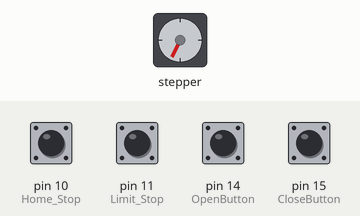
This sketch was run on a simulated Arduino Uno, built with avr-gcc and run on an emulated ATmega328P. Parts: stepper motor. Wiring (inferred from the names in the program): stepper motor driver (200 steps per turn assumed): step pin 9; direction pin 8. Inputs (shaded band) come from the test bench; at power-on: pin 10 (Home_Stop), pin 11 (Limit_Stop), pin 14 (OpenButton), pin 15 (CloseButton) HIGH.

Above: at 0.8 s.
0.9 s: pin 10 (Home_Stop) pulled LOW for 0.15 s
At 1.2 s:
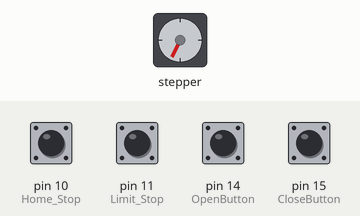
2.5 s: pin 14 (OpenButton) pulled LOW for 0.15 s
At 3.1 s:
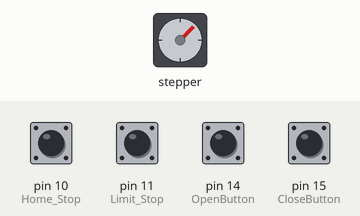
4.1 s: pin 15 (CloseButton) pulled LOW for 1 s
At 5.6 s:
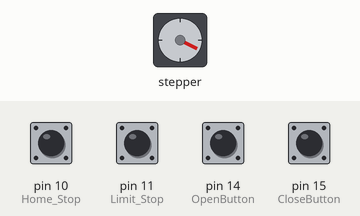
6.6 s: pin 15 (CloseButton) pulled LOW for 0.15 s
At 7.5 s:
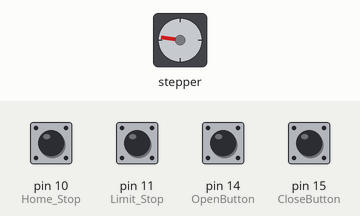
8.2 s: pin 15 (CloseButton) pulled LOW for 0.15 s
At 8.7 s:
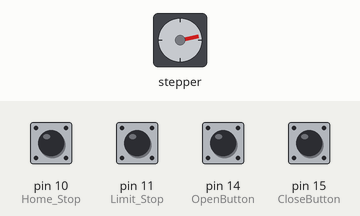
9.8 s: pin 14 (OpenButton) pulled LOW for 1 s
At 11.1 s:
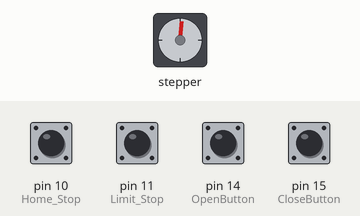
Timing chart, 0 to 12.8 s (numbered marks = the images above; inputs shaded):
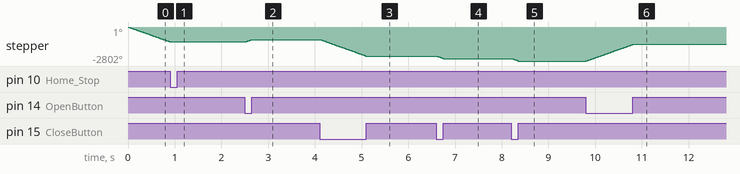

The sketch:

Lloyds_Needle_Valve-_deBounce-v0.6A.ino
```cpp
// Lloyd's attempt at controlling a stepper motor: 10/10/2016
//Extended by Eucyblues
//deBounce Version v0.4 modified 19/10/16 - deBounceWaitTime added

// THIS IS FULL STEP - MAXIMUM TORQUE, good speed at 1400 uS delay


#include <PinChangeInt.h> // Many Pins Interrupt library

#define dirPin  8 //  dir pin from Arduino to easydriver
#define stepPin 9 // step pin from Arduino to easydriver

#define OpenButton 14   // connected to push button -internal pullup
#define CloseButton 15  // connected to push button - internal pullup
#define Home_Stop 10  // Pin 10 connected to limit switch 'Home'- internal pull up resistor
#define Limit_Stop 11 // Pin 11 connected to limit switch 'full open' - internal pull up resistor
// Note - Pin 2 connected to INT0, Pin 3 to INT1, Pins 10 and 11 attach to PinChangeInterupts through
// the PintChangeInt Library


//initialse and declare variables
unsigned long LastValve_Update;
int LastButtonState=LOW;
byte deBounceCount = 0;  // the last time the output pin was toggled
byte deBounceDelay = 50;    // the deBounce time; increase if necessary
byte deBounceWaitTime = 20; // wait time after interrupt before sampling to lockout glitches

// Set Button/Switch state variables and do an initial read

volatile int OpenButtonState = digitalRead(OpenButton); // high if not pressed, low if pressed
volatile int CloseButtonState = digitalRead (CloseButton); // ditto
volatile int Home_StopState = digitalRead (Home_Stop);  // Home_Stop switch closed - tied to ground - pullup resistor pulls high
                           // when limit switch opens
volatile int Limit_StopState = digitalRead (Limit_Stop);  // Limit_Stop switch closed - tied to ground - pullup resistor pulls high
                           // when limit switch opens

//*********Asyncronous stuff***************
typedef void (*GeneralFunction) ();

GeneralFunction doIntervalFunction();

void doIntervalFunction(GeneralFunction callBackFunction, unsigned long*lastEvent, unsigned long Interval); // prototype
void doIntervalFunction(GeneralFunction callBackFunction, unsigned long*lastEvent, unsigned long Interval) {
  unsigned long Now = millis();
  if ((Now - *lastEvent) >= Interval) {
    *lastEvent = Now;
    callBackFunction();
  }

}

void setup() {
 // Serial.begin (9600);
  pinMode(dirPin, OUTPUT);  // define inputs and outputs
  pinMode(stepPin, OUTPUT);
  pinMode(OpenButton, INPUT_PULLUP);
  pinMode (CloseButton, INPUT_PULLUP);
  pinMode(Home_Stop, INPUT_PULLUP);// Home is normally high, low when tripped - engage internal pullup
  pinMode(Limit_Stop, INPUT_PULLUP);// Limit is normally high, low when tripped - engage internal pullup

 digitalWrite(dirPin, LOW); // initilize the outputs and set Low
 digitalWrite(stepPin, LOW);
 // Startup test to avoid spikes from the simultaneous startup of the motor and driver board setting off the motor
 // causes a lockout until the toggle switches are confirmed to be HIGH
    OpenButtonState = digitalRead(OpenButton);
    CloseButtonState = digitalRead(CloseButton);//read the switches

    while(CloseButtonState==LOW ||OpenButtonState ==LOW){
    //  Serial.println ("Button LOW condition detected");
    OpenButtonState = digitalRead(OpenButton);
    CloseButtonState = digitalRead(CloseButton);//read the switches again and test
   }

 // attach interrup functions to the start and stop buttons
// Serial.println ("Attaching Interrupts");
 attachPinChangeInterrupt(14, OpenButtonISR, CHANGE);
 attachPinChangeInterrupt(15, CloseButtonISR, CHANGE);

// attach interrup functions to the Home and Limit limit switches
  attachPinChangeInterrupt(10, Home_StopISR, CHANGE);
  attachPinChangeInterrupt(11, Limit_StopISR, CHANGE);

//Serial.println ("Interrupts Attached");


// Do an intitial read of the switch/button states to check status
  OpenButtonState = digitalRead(OpenButton);
  CloseButtonState = digitalRead (CloseButton);
  Home_StopState = digitalRead (Home_Stop);
  Limit_StopState = digitalRead (Limit_Stop);


//************Autohome routine**********************
// so above, we've just tested to make sure the toggle switch is OFF
// now we'll autohome if necessary

 // Serial.print("Autohoming ");

  Home_StopState - digitalRead(Home_Stop);
   // If Home_StopState == HIGH, the limit switch is
   //untripped so the valve has stopped away from home

  while (Home_StopState==HIGH){//loop until limit switch trips or button released
  digitalWrite(dirPin, LOW); // direction pin HIGH is OPEN the Valve, LOW is CLOSE Valve
  digitalWrite(stepPin, HIGH); // to move motor we drive the Step high and low
  delayMicroseconds(650); // with a delay to allow the motor to move before the next signal
  digitalWrite(stepPin, LOW); // 'other half of the needed call to make the step
  delayMicroseconds(650); // delay to allow the motor to move before the next signal
  }

//  Serial.println("Home reached");

 //***************************************************
}
void loop() {
doIntervalFunction(CheckValve, &LastValve_Update, 50); // Asynch 1: read the Clock every 50msecs

 // NB  take out thise print routines and the delay fn when you've tested the sketch

//  Serial.print ("OpenButton = ");
//  Serial.print (OpenButtonState);
//  Serial.print (" / Limit_Stop = ");
//  Serial.println (Limit_StopState);
//  Serial.print ("CloseButton = ");
//  Serial.print (CloseButtonState);
//  Serial.print ("  /  Home_Stop = ");
//  Serial.println (Home_StopState);
//Serial.println ("*************************************");
//
//delay(1000);

}

void CheckValve(){

//  Serial.print ("OpenButton = ");
//  Serial.print (OpenButtonState);
//  Serial.print (" / Limit_Stop = ");
//  Serial.println (Limit_StopState);
//  Serial.print ("CloseButton = ");
//  Serial.print (CloseButtonState);
//  Serial.print ("  /  Home_Stop = ");
//  Serial.println (Home_StopState);
//Serial.println ("*************************************");

  Valve_Open();
  Valve_Close();
}

void Read_SwitchesISR(){
  OpenButtonState = digitalRead(OpenButton);
  CloseButtonState = digitalRead (CloseButton);
  Home_StopState = digitalRead (Home_Stop);
  Limit_StopState = digitalRead (Limit_Stop);

}

void OpenButtonISR(){
   OpenButtonState = digitalRead(OpenButton);//read the switch
  deBounceOpenButton();
 }

void CloseButtonISR(){
   CloseButtonState = digitalRead(CloseButton);//read the switch
  deBounceCloseButton();
 }
 void Home_StopISR(){
   Home_StopState = digitalRead(Home_Stop);//read the switch
  deBounceHome_Stop();
 }

 void Limit_StopISR(){
   Limit_StopState = digitalRead(Limit_Stop);//read the switch
  deBounceLimit_Stop();
 }
void Valve_Open(){

  //Serial.println ("In Valve_Open Loop");
  while (Limit_StopState==HIGH&& OpenButtonState==LOW){ //loop until limit switch trips or button released
  digitalWrite(dirPin, HIGH); // direction pin HIGH is OPEN the Valve, LOW is CLOSE Valve
  digitalWrite(stepPin, HIGH); // to move motor we drive the Step high and low
  delayMicroseconds(650); // with a delay to allow the motor to move before the next signal
  digitalWrite(stepPin, LOW); // 'other half of the needed call to make the step
  delayMicroseconds(650); // delay to allow the motor to move before the next signal

//  digitalWrite(dirPin, HIGH);//1
//  digitalWrite(stepPin, HIGH);
//  delayMicroseconds(250);
//
//  digitalWrite(dirPin, LOW);//2
//  digitalWrite(stepPin, HIGH);
//  delayMicroseconds(250);
//
//  digitalWrite(dirPin, LOW);//3
//  digitalWrite(stepPin, LOW);
//  delayMicroseconds(250);
//
//  digitalWrite(dirPin, HIGH);//4
//  digitalWrite(stepPin, LOW);
//  delayMicroseconds(250);


  }
}
void Valve_Close(){
  //Serial.println ("In Valve_Close Loop");
   while (Home_StopState==HIGH&&CloseButtonState==LOW){//loop until limit switch trips or button released
  digitalWrite(dirPin, LOW); // direction pin HIGH is OPEN the Valve, LOW is CLOSE Valve
  digitalWrite(stepPin, HIGH); // to move motor we drive the Step high and low
  delayMicroseconds(650); // with a delay to allow the motor to move before the next signal
  digitalWrite(stepPin, LOW); // 'other half of the needed call to make the step
  delayMicroseconds(650); // delay to allow the motor to move before the next signal

//    digitalWrite(dirPin, HIGH);//1
//  digitalWrite(stepPin, LOW);
//  delayMicroseconds(250);
//
//  digitalWrite(dirPin, LOW);//2
//  digitalWrite(stepPin, LOW);
//  delayMicroseconds(250);
//
//  digitalWrite(dirPin, LOW);//3
//  digitalWrite(stepPin, HIGH);
//  delayMicroseconds(250);
//
//  digitalWrite(dirPin, HIGH);//4
//  digitalWrite(stepPin, HIGH);
//  delayMicroseconds(250);


  }
}

void deBounceOpenButton(){
//  Serial.print ("  OpenButtonState = ");
//  Serial.print (OpenButtonState);
  delay(deBounceWaitTime); //wait some selectable msecs before sampling
  for ( deBounceCount=0; deBounceCount < deBounceDelay; deBounceCount++) {
  LastButtonState = digitalRead(OpenButton);//re-read the switch

//  Serial.print ("  / LastOpenButton = ");
//  Serial.print (LastButtonState);
//  Serial.print ("  / deBounce Count = ");
//  Serial.println (deBounceCount);

    if(LastButtonState != OpenButtonState){ // switch changed due to noise or pressing
      OpenButtonState=LastButtonState;  //swap readings
      deBounceCount = 0; // reset deBounce count - loops here until reading is stable
  }
  }
  // deBounce time has been exceeded so accept last stable value
    OpenButtonState = LastButtonState;
    deBounceCount=0; //reset deBounce count
//  Serial.print ("Stable OpenButtonState = ");
//   Serial.println (OpenButtonState);
}
void deBounceCloseButton(){
//Serial.print ("  CloseButtonState = ");
//  Serial.print (CloseButtonState);
 // long start_time = micros();
  delay(deBounceWaitTime); //wait some selectable msecs before sampling
  for ( deBounceCount=0; deBounceCount < deBounceDelay; deBounceCount++) {
  LastButtonState = digitalRead(CloseButton);//re-read the switch

//  Serial.print ("  / LastCloseButton = ");
//  Serial.print (LastButtonState);
//  Serial.print ("  / deBounce Count = ");
//  Serial.println (deBounceCount);

    if(LastButtonState != CloseButtonState){ // switch changed due to noise or pressing
      CloseButtonState=LastButtonState;  //swap readings
    deBounceCount = 0; // reset deBounce count - loops here until reading is stable
  }
  }
  // deBounce time has been exceeded so accept last stable value
    CloseButtonState = LastButtonState;
    deBounceCount=0; //reset deBounce count
 //   long duration = (micros()-start_time);
  //  Serial.println (duration);
 }
void deBounceLimit_Stop(){
//Serial.print ("  Limit_StopState = ");
//  Serial.print (Limit_StopState);
  delay(deBounceWaitTime); //wait some selectable msecs before sampling
  for ( deBounceCount=0; deBounceCount < deBounceDelay; deBounceCount++) {
  LastButtonState = digitalRead(Limit_Stop);//re-read the switch

//  Serial.print ("  / LastLimit_Stop = ");
//  Serial.print (LastButtonState);
//  Serial.print ("  / deBounce Count = ");
//  Serial.println (deBounceCount);

    if(LastButtonState != Limit_StopState){ // switch changed due to noise or pressing
      Limit_StopState = LastButtonState;  //swap readings
    deBounceCount = 0; // reset deBounce count - loops here until reading is stable
  }
  }
  // deBounce time has been exceeded so accept last stable value
    Limit_StopState = LastButtonState;
    deBounceCount=0; //reset deBounce count
 }
void deBounceHome_Stop(){
//Serial.print ("  HomeStopState = ");
//  Serial.print (Home_StopState);
  delay(deBounceWaitTime); //wait some selectable msecs before sampling
  for ( deBounceCount=0; deBounceCount < deBounceDelay; deBounceCount++) {
  LastButtonState = digitalRead(Home_Stop);//re-read the switch

//  Serial.print ("  / LastButtonState = ");
//  Serial.print (LastButtonState);
//  Serial.print ("  / deBounce Count = ");
//  Serial.println (deBounceCount);

    if(LastButtonState != Home_StopState){ // switch changed due to noise or pressing
      Home_StopState=LastButtonState;  //swap readings
    deBounceCount = 0; // reset deBounce count - loops here until reading is stable
  }
  }
  // deBounce time has been exceeded so accept last stable value
    Home_StopState = LastButtonState;
    deBounceCount=0; //reset deBounce count

}
```

Measured:
- after the input at 0.9 s, stepper: stops changing and stays -1234°
- after the input at 2.5 s, stepper: turns 199° clockwise in 0.14 s, starting at once
- after the input at 4.1 s, stepper: turns 1368° counter-clockwise in 1.0 s, starting at once
- after the input at 6.6 s, stepper: turns 199° counter-clockwise in 0.14 s, starting at once
- after the input at 8.2 s, stepper: turns 200° counter-clockwise in 0.14 s, starting at once
- after the input at 9.8 s, stepper: turns 1368° clockwise in 1.0 s, starting at once
